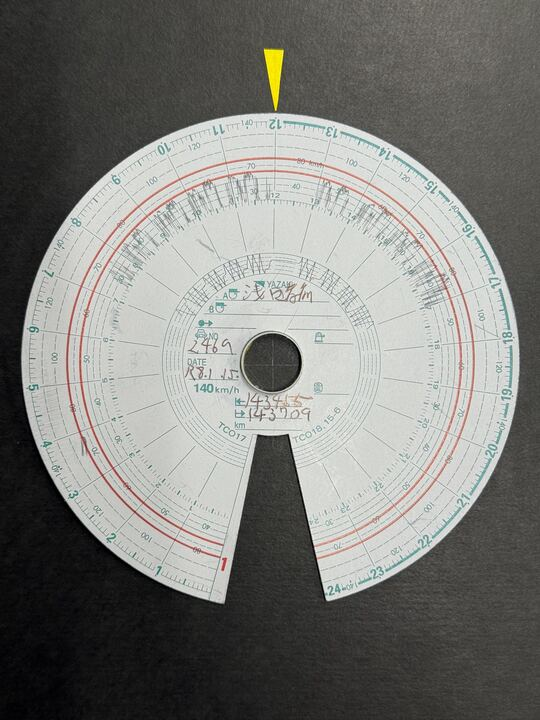
#> input picture sample/img_1038_720.jpg, 540 x 720 px
$ python core_processor.py --template ../sample/img_1038_720.jpg --target ../sample/img_1039_720.jpg --outdir out
#> lines starting #> are read from the running program, lines starting #| are printed output that depends on the picture; after the words box and inside, x2 and y2 are one past the last pixel; in counts of white or black regions, pixels touching at a corner belong together
import argparse
import json
import math
import os
from dataclasses import dataclass
from typing import Any, Dict, Optional, Tuple

import cv2
import numpy as np


@dataclass(frozen=True)
class LineModel:
    kind: str
    a: float
    b: float


def _ensure_dir(p: str) -> None:
    os.makedirs(p, exist_ok=True)


def _imread_bgr(path: str) -> np.ndarray:
#> called with path = '../sample/img_1038_720.jpg'
    img = cv2.imread(path, cv2.IMREAD_COLOR)
#> img is the input picture: shape (720, 540, 3); mean B, G, R 121, 124.9, 124.5
#> call 2 of _imread_bgr, with path = '../sample/img_1039_720.jpg'
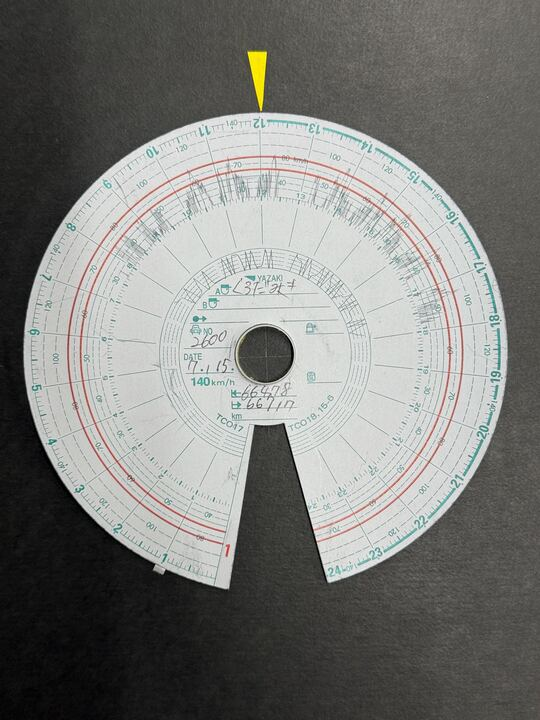
#> input picture sample/img_1039_720.jpg, 540 x 720 px
#> in _imread_bgr, img is the input picture: shape (720, 540, 3); mean B, G, R 121.1, 124.3, 123.7
    if img is None:
        raise ValueError(f"failed to read image: {path}")
    return img


def _center_roi_mask(shape_hw: Tuple[int, int], *, roi_ratio: float = 0.80) -> np.ndarray:
    h, w = int(shape_hw[0]), int(shape_hw[1])
    cx, cy = w * 0.5, h * 0.5
    half_w = (w * float(roi_ratio)) * 0.5
    half_h = (h * float(roi_ratio)) * 0.5
    x0 = int(max(0, round(cx - half_w)))
    x1 = int(min(w, round(cx + half_w)))
    y0 = int(max(0, round(cy - half_h)))
    y1 = int(min(h, round(cy + half_h)))
    m = np.zeros((h, w), dtype=np.uint8)
    m[y0:y1, x0:x1] = 255
    return m


def _apply_clahe_gray(bgr: np.ndarray) -> np.ndarray:
    lab = cv2.cvtColor(bgr, cv2.COLOR_BGR2LAB)
    l, a, b = cv2.split(lab)
    clahe = cv2.createCLAHE(clipLimit=2.0, tileGridSize=(8, 8))
    l2 = clahe.apply(l)
    lab2 = cv2.merge([l2, a, b])
    bgr2 = cv2.cvtColor(lab2, cv2.COLOR_LAB2BGR)
    return cv2.cvtColor(bgr2, cv2.COLOR_BGR2GRAY)


def _fit_line_from_points(points_xy: np.ndarray, *, prefer: str) -> Optional[LineModel]:
    if points_xy is None or points_xy.size == 0:
        return None
    pts = points_xy.astype(np.float64)
    xs = pts[:, 0]
    ys = pts[:, 1]

    if prefer == "horizontal":
        if xs.size < 2:
            return None
        a, b = np.polyfit(xs, ys, 1)
        return LineModel(kind="y= ax + b", a=float(a), b=float(b))

    if prefer == "vertical":
        if ys.size < 2:
            return None
        c, d = np.polyfit(ys, xs, 1)
        return LineModel(kind="x= cy + d", a=float(c), b=float(d))

    return None


def _line_intersection(vline: LineModel, hline: LineModel) -> Optional[Tuple[float, float]]:
    if vline.kind == "x= cy + d" and hline.kind == "y= ax + b":
        c, d = float(vline.a), float(vline.b)
        a, b = float(hline.a), float(hline.b)
        denom = 1.0 - (a * c)
        if abs(denom) < 1e-9:
            return None
        y = (a * d + b) / denom
        x = c * y + d
        return float(x), float(y)

    if vline.kind == "x= const" and hline.kind == "y= ax + b":
        x = float(vline.b)
        y = float(hline.a) * x + float(hline.b)
        return float(x), float(y)

    if vline.kind == "x= cy + d" and hline.kind == "y= const":
        y = float(hline.b)
        x = float(vline.a) * y + float(vline.b)
        return float(x), float(y)

    if vline.kind == "x= const" and hline.kind == "y= const":
        return float(vline.b), float(hline.b)

    return None


def detect_cross_center(
    bgr: np.ndarray,
    *,
    roi_ratio: float = 0.80,
    white_s_max: int = 60,
    white_v_min: int = 170,
) -> Dict[str, Any]:
#> called with roi_ratio = 0.8, white_s_max = 60, white_v_min = 170
    h, w = bgr.shape[:2]
    hsv = cv2.cvtColor(bgr, cv2.COLOR_BGR2HSV)
#> hsv: shape (720, 540, 3); mean H, S, V 39.1, 14, 126.4

    roi_mask = _center_roi_mask((h, w), roi_ratio=float(roi_ratio))
    white = cv2.inRange(hsv, (0, 0, int(white_v_min)), (179, int(white_s_max), 255))
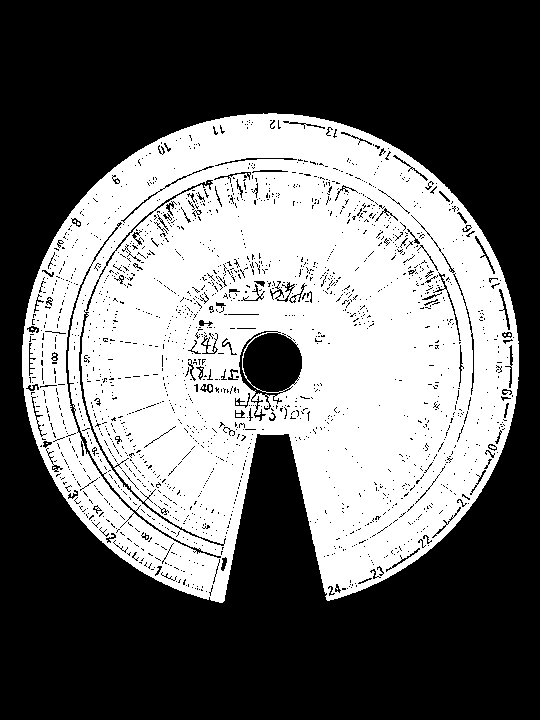
#> white: shape (720, 540); 42.6% white; 17 white regions (16 under 20 px), largest, box (x1, y1, x2, y2) and area: (22, 113, 519, 603) 165516
    white[roi_mask == 0] = 0
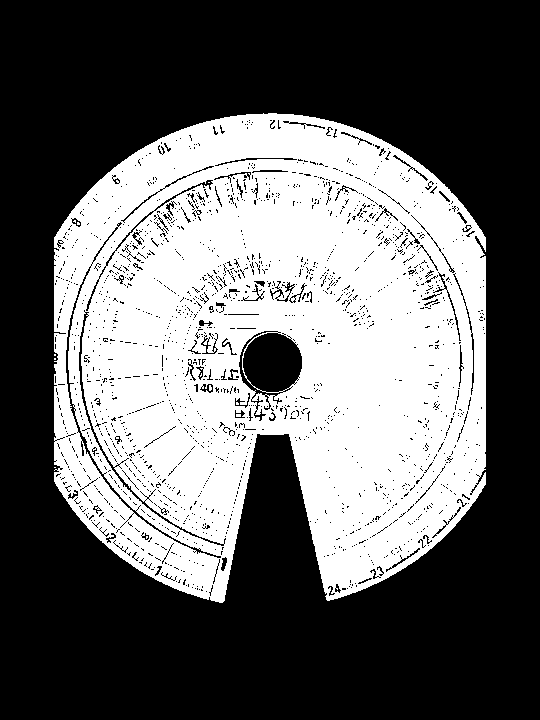
#> white: shape (720, 540); 40.1% white; 15 white regions (14 under 20 px), largest, box (x1, y1, x2, y2) and area: (54, 113, 486, 603) 155998

    k = cv2.getStructuringElement(cv2.MORPH_ELLIPSE, (3, 3))
    white = cv2.morphologyEx(white, cv2.MORPH_OPEN, k, iterations=1)
#> white: shape (720, 540); 39.6% white; 12 white regions (11 under 20 px), largest, box (x1, y1, x2, y2) and area: (54, 113, 486, 603) 154011

    edges = cv2.Canny(white, 50, 150)
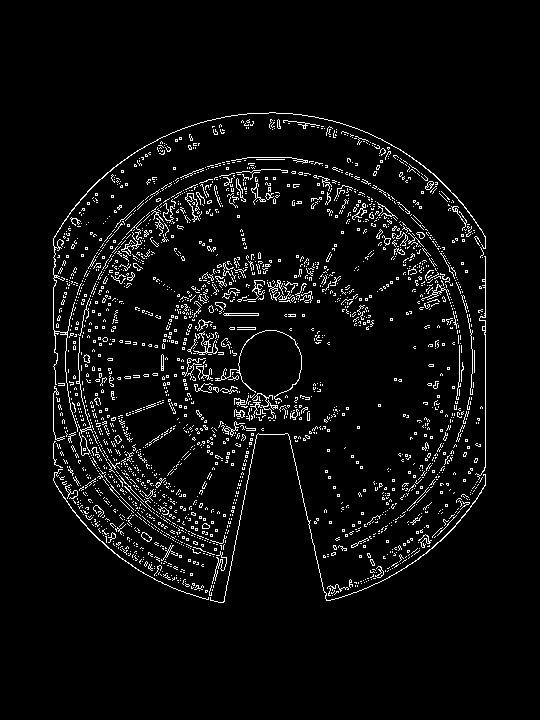
#> edges: shape (720, 540); 4.8% white in thin lines or dots, all inside (x1, y1, x2, y2) = (53, 112, 486, 603)
    lines = cv2.HoughLinesP(
        edges,
        rho=1,
        theta=np.pi / 180.0,
        threshold=80,
        minLineLength=int(0.25 * float(min(h, w))),
        maxLineGap=25,
    )
#> lines = 30 rows, first 6: [485, 485, 485, 236], [278, 394, 326, 600], [223, 602, 264, 395], [210, 595, 262, 400], [154, 575, 255, 392], [207, 599, 262, 394]

    if lines is None or len(lines) == 0:
        return {
            "ok": False,
            "center": (float(w) * 0.5, float(h) * 0.5),
            "vertical_line": None,
            "horizontal_line": None,
            "debug_bgr": bgr.copy(),
            "diagnostics": {"reason": "no_hough_lines"},
        }

    v_pts = []
    h_pts = []
    v_len = []
    h_len = []

    for ln in lines.reshape(-1, 4):
        x1, y1, x2, y2 = [int(v) for v in ln]
        dx = float(x2 - x1)
        dy = float(y2 - y1)
        length = math.hypot(dx, dy)
        if length < 20:
            continue
        ang = (math.degrees(math.atan2(dy, dx)) + 180.0) % 180.0
        if abs(ang - 90.0) <= 12.0:
            v_pts.append((x1, y1))
            v_pts.append((x2, y2))
            v_len.append(length)
        elif ang <= 12.0 or abs(ang - 180.0) <= 12.0:
            h_pts.append((x1, y1))
            h_pts.append((x2, y2))
            h_len.append(length)
#> this loop made 30 passes
#> (x1, y1, x2, y2, dx, dy, length, ang) on passes 1 to 8: (485, 485, 485, 236, 0, -249, 249, 90), (278, 394, 326, 600, 48, 206, 211.5, 76.88), (223, 602, 264, 395, 41, -207, 211, 101.2), (210, 595, 262, 400, 52, -195, 201.8, 104.9), (154, 575, 255, 392, 101, -183, 209, 118.9), (207, 599, 262, 394, 55, -205, 212.2, 105), (102, 541, 253, 390, 151, -151, 213.5, 135), (155, 579, 252, 390, 97, -189, 212.4, 117.2)
#> after the loop, h_len = [186.8]; h_pts = [(54, 331), (239, 357)]; v_len = [249, 211]; v_pts = [(485, 485), (485, 236), (223, 602), (264, 395)]

    if len(v_pts) < 4 or len(h_pts) < 4:
        return {
            "ok": False,
            "center": (float(w) * 0.5, float(h) * 0.5),
            "vertical_line": None,
            "horizontal_line": None,
            "debug_bgr": bgr.copy(),
            "diagnostics": {"reason": "insufficient_vertical_or_horizontal", "v_pts": len(v_pts), "h_pts": len(h_pts)},
        }

    v_points = np.array(v_pts, dtype=np.float64)
    h_points = np.array(h_pts, dtype=np.float64)

    v_model = _fit_line_from_points(v_points, prefer="vertical")
    h_model = _fit_line_from_points(h_points, prefer="horizontal")
    if v_model is None or h_model is None:
        return {
            "ok": False,
            "center": (float(w) * 0.5, float(h) * 0.5),
            "vertical_line": None,
            "horizontal_line": None,
            "debug_bgr": bgr.copy(),
            "diagnostics": {"reason": "fit_failed"},
        }

    inter = _line_intersection(v_model, h_model)
    if inter is None:
        return {
            "ok": False,
            "center": (float(w) * 0.5, float(h) * 0.5),
            "vertical_line": None,
            "horizontal_line": None,
            "debug_bgr": bgr.copy(),
            "diagnostics": {"reason": "intersection_failed"},
        }

    cx, cy = inter

    dbg = bgr.copy()
    x0, x1 = 0, w - 1
    y0, y1 = 0, h - 1

    def _pt_on_h(x: int) -> Tuple[int, int]:
        yy = float(h_model.a) * float(x) + float(h_model.b)
        return int(x), int(round(yy))

    def _pt_on_v(y: int) -> Tuple[int, int]:
        xx = float(v_model.a) * float(y) + float(v_model.b)
        return int(round(xx)), int(y)

    p_h0 = _pt_on_h(x0)
    p_h1 = _pt_on_h(x1)
    p_v0 = _pt_on_v(y0)
    p_v1 = _pt_on_v(y1)

    cv2.line(dbg, p_h0, p_h1, (0, 255, 0), 2, lineType=cv2.LINE_AA)
    cv2.line(dbg, p_v0, p_v1, (0, 0, 255), 2, lineType=cv2.LINE_AA)
    cv2.circle(dbg, (int(round(cx)), int(round(cy))), 8, (255, 0, 0), -1, lineType=cv2.LINE_AA)

    return {
        "ok": True,
        "center": (float(cx), float(cy)),
        "vertical_line": {"kind": v_model.kind, "c": float(v_model.a), "d": float(v_model.b)},
        "horizontal_line": {"kind": h_model.kind, "a": float(h_model.a), "b": float(h_model.b)},
        "debug_bgr": dbg,
        "diagnostics": {"roi_ratio": float(roi_ratio), "white_s_max": int(white_s_max), "white_v_min": int(white_v_min)},
    }


def detect_yellow_marker_angle(
    bgr: np.ndarray,
    center: Tuple[float, float],
    *,
    roi_ratio: float = 0.95,
    h_min: int = 15,
    h_max: int = 40,
    s_min: int = 80,
    v_min: int = 80,
    min_area: int = 200,
) -> Dict[str, Any]:
    h, w = bgr.shape[:2]
    cx, cy = float(center[0]), float(center[1])

    try:
        hsv = cv2.cvtColor(bgr, cv2.COLOR_BGR2HSV)
        mask = cv2.inRange(hsv, (int(h_min), int(s_min), int(v_min)), (int(h_max), 255, 255))

        roi_mask = _center_roi_mask((h, w), roi_ratio=float(roi_ratio))
        mask[roi_mask == 0] = 0

        ys, xs = np.ogrid[:h, :w]
        r = float(min(h, w))
        r0 = 0.35 * r
        r1 = 0.65 * r
        dist2 = (xs.astype(np.float32) - cx) ** 2 + (ys.astype(np.float32) - cy) ** 2
        radial = (dist2 >= (r0 * r0)) & (dist2 <= (r1 * r1))
        mask[~radial] = 0

        y_cut = int(max(0, min(h, int(math.floor(cy)))))
        mask[y_cut:, :] = 0

        k = cv2.getStructuringElement(cv2.MORPH_ELLIPSE, (5, 5))
        mask = cv2.morphologyEx(mask, cv2.MORPH_OPEN, k, iterations=1)

        cnts, _ = cv2.findContours(mask, cv2.RETR_EXTERNAL, cv2.CHAIN_APPROX_SIMPLE)
        best = None
        best_area = 0.0
        for c in cnts or []:
            area = float(cv2.contourArea(c))
            if area < float(min_area):
                continue
            if area > best_area:
                best_area = area
                best = c

        dbg = bgr.copy()
        marker = None
        rot_deg = None

        if best is not None:
            m = cv2.moments(best)
            if abs(float(m.get("m00", 0.0))) > 1e-9:
                ux = float(m["m10"]) / float(m["m00"])
                uy = float(m["m01"]) / float(m["m00"])
                marker = (ux, uy)
                dx = ux - cx
                dy = uy - cy
                ang = math.degrees(math.atan2(dy, dx))
                rot_deg = float(-90.0 - ang)
                cv2.drawContours(dbg, [best], -1, (0, 255, 255), 2)
                cv2.circle(dbg, (int(round(ux)), int(round(uy))), 8, (0, 255, 255), -1, lineType=cv2.LINE_AA)

        cv2.circle(dbg, (int(round(cx)), int(round(cy))), 6, (255, 0, 0), -1, lineType=cv2.LINE_AA)

        return {
            "ok": marker is not None and rot_deg is not None,
            "marker": marker,
            "angle_deg": rot_deg,
            "mask": mask,
            "debug_bgr": dbg,
            "diagnostics": {
                "roi_ratio": float(roi_ratio),
                "h_min": int(h_min),
                "h_max": int(h_max),
                "s_min": int(s_min),
                "v_min": int(v_min),
                "min_area": int(min_area),
                "upper_half_y_cut": int(y_cut),
            },
        }
    except Exception as e:
        dbg = bgr.copy()
        cv2.circle(dbg, (int(round(cx)), int(round(cy))), 6, (255, 0, 0), -1, lineType=cv2.LINE_AA)
        empty = np.zeros((h, w), dtype=np.uint8)
        return {
            "ok": False,
            "marker": None,
            "angle_deg": 0.0,
            "mask": empty,
            "debug_bgr": dbg,
            "diagnostics": {
                "roi_ratio": float(roi_ratio),
                "h_min": int(h_min),
                "h_max": int(h_max),
                "s_min": int(s_min),
                "v_min": int(v_min),
                "min_area": int(min_area),
                "error": f"{type(e).__name__}: {e}",
            },
        }


def _warp_affine_keep_size(bgr: np.ndarray, M: np.ndarray) -> np.ndarray:
    h, w = bgr.shape[:2]
    return cv2.warpAffine(bgr, M, (int(w), int(h)), flags=cv2.INTER_LINEAR, borderMode=cv2.BORDER_CONSTANT, borderValue=(0, 0, 0))


def register_to_template(template_bgr: np.ndarray, target_bgr: np.ndarray) -> Dict[str, Any]:
    t_cross = detect_cross_center(template_bgr)
#> t_cross = 6 items
    g_cross = detect_cross_center(target_bgr)
#> call 2 of detect_cross_center, with roi_ratio = 0.8, white_s_max = 60, white_v_min = 170
#> in detect_cross_center (call 2), `white = cv2.inRange(hsv, (0, 0, int(white_v_min)), (179, int(white_s_m..`:
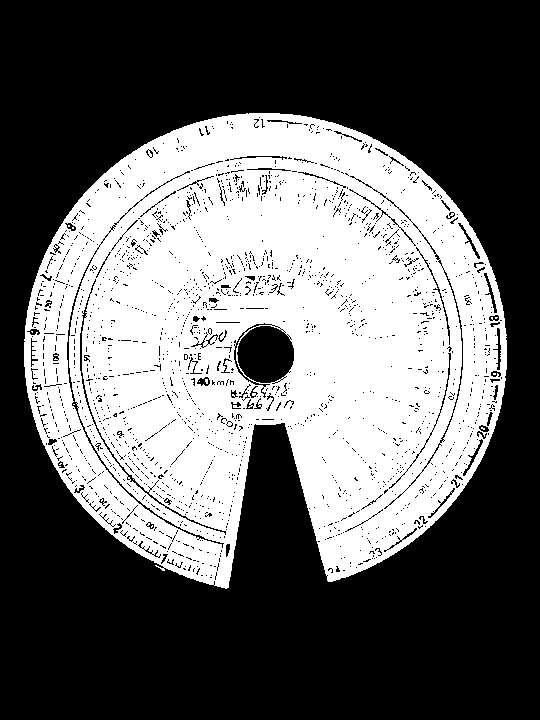
#> white: shape (720, 540); 40.2% white; 14 white regions (13 under 20 px), largest, box (x1, y1, x2, y2) and area: (24, 113, 507, 589) 156147
#> in detect_cross_center (call 2), `white[roi_mask == 0] = 0`:
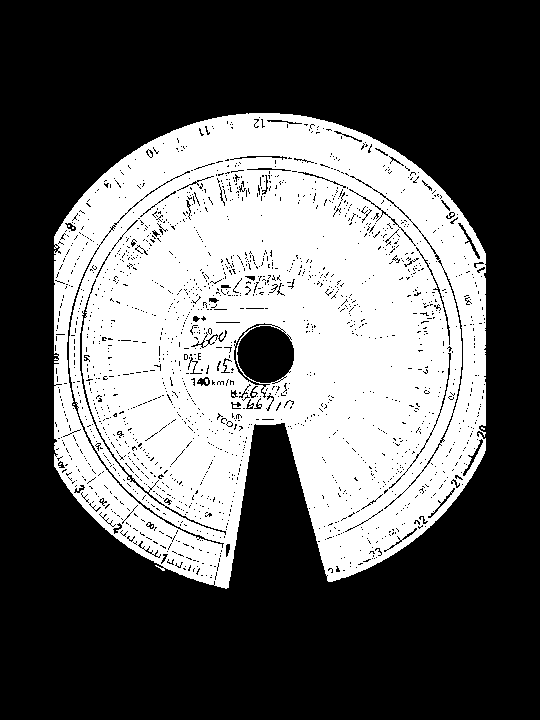
#> white: shape (720, 540); 38.5% white; 11 white regions (10 under 20 px), largest, box (x1, y1, x2, y2) and area: (54, 113, 486, 589) 149796
#> in detect_cross_center (call 2), `white = cv2.morphologyEx(white, cv2.MORPH_OPEN, k, iterations=1)`:
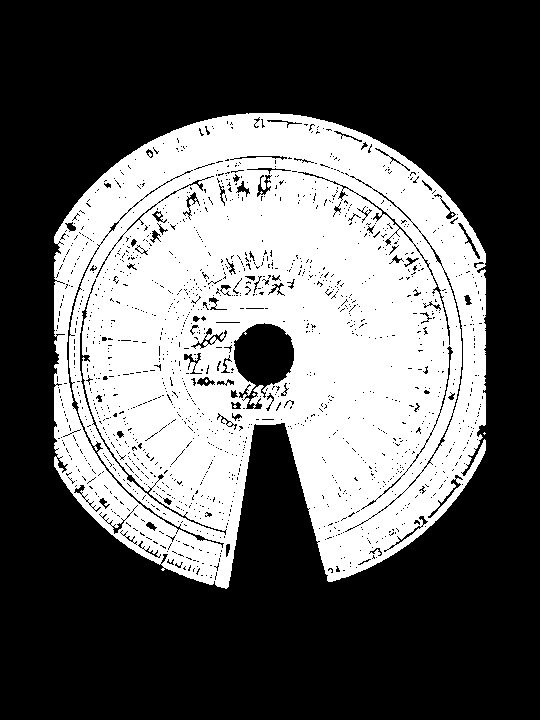
#> white: shape (720, 540); 38.1% white; 6 white regions (5 under 20 px), largest, box (x1, y1, x2, y2) and area: (54, 113, 486, 589) 148179
#> in detect_cross_center (call 2), `lines = cv2.HoughLinesP( edges, rho=1, theta=np.pi / 180.0, threshold=..`: lines = 29 rows, first 6: [274, 383, 327, 581], [485, 451, 485, 252], [228, 587, 260, 384], [53, 465, 53, 237], [212, 584, 258, 385], [162, 565, 251, 382]
#> (the rest of the program and of its run is left out)
